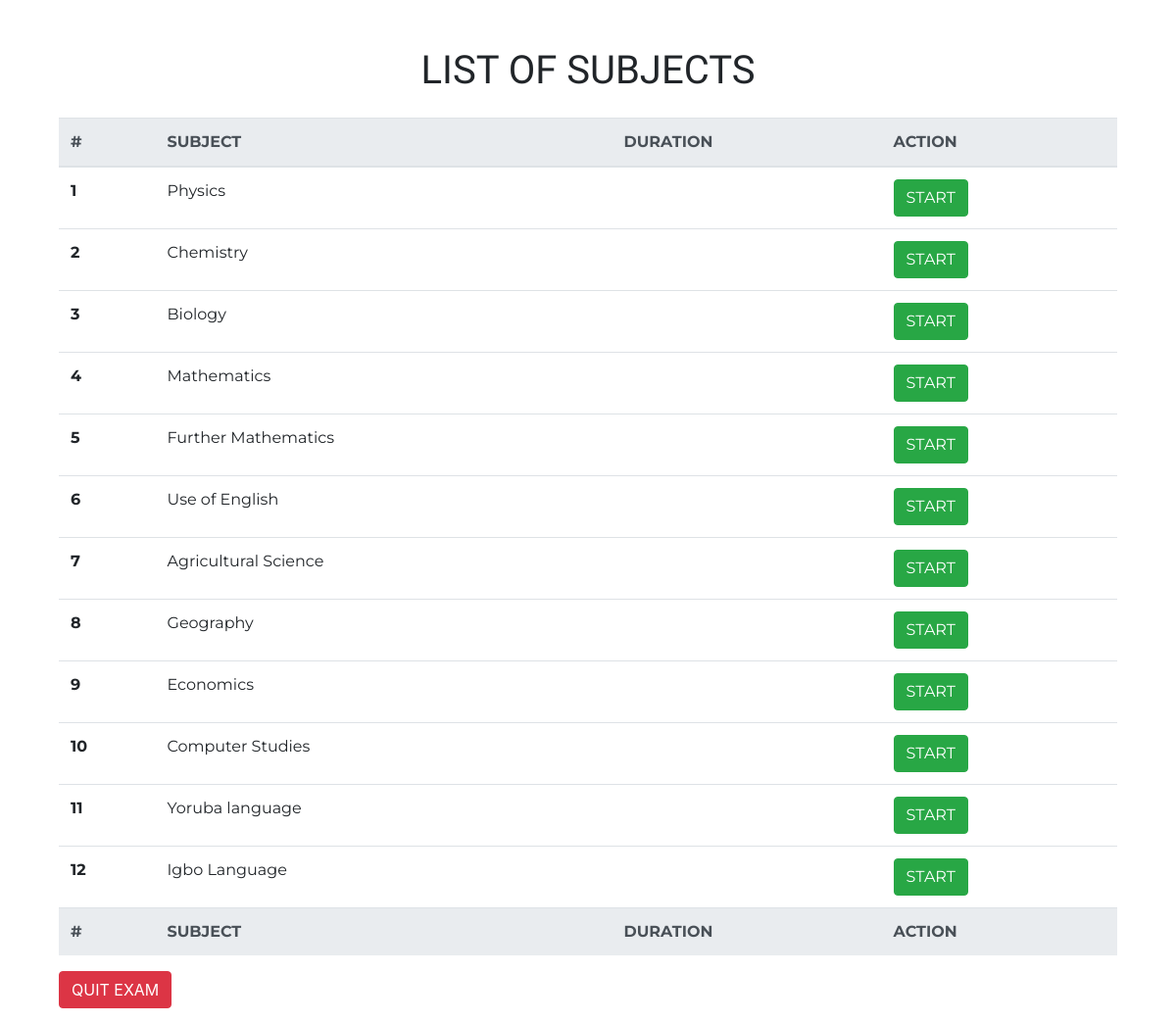
The page /subjects.php?userid=1&cid=1 (signed in) on the database its author committed.
### tables this page shows
CREATE TABLE `register` (
  `id` int(11) NOT NULL,
  `surname` varchar(300) NOT NULL,
  `otherNames` varchar(300) NOT NULL,
  `gender` varchar(300) NOT NULL,
  `phoneNumber` varchar(300) NOT NULL,
  `DateOfBirth` varchar(300) NOT NULL,
  `department` varchar(300) NOT NULL,
  `level` varchar(300) NOT NULL,
  `passport` varchar(300) NOT NULL,
  `subject1` varchar(300) NOT NULL,
  `subject2` varchar(300) NOT NULL,
  `subject3` varchar(300) NOT NULL,
  `subject4` varchar(300) NOT NULL,
  `subject5` varchar(300) NOT NULL,
  `subject6` varchar(300) NOT NULL,
  `subject7` varchar(300) NOT NULL,
  `subject8` varchar(300) NOT NULL,
  `subject9` varchar(300) NOT NULL,
  `examNumber` varchar(300) NOT NULL,
  `regDate` timestamp NOT NULL DEFAULT CURRENT_TIMESTAMP ON UPDATE CURRENT_TIMESTAMP
);

CREATE TABLE `subject` (
  `sub_id` int(255) NOT NULL,
  `class_id` int(255) NOT NULL,
  `sub_name` varchar(255) NOT NULL,
  `sub_duration` int(200) NOT NULL,
  `sub_regdate` timestamp NOT NULL DEFAULT CURRENT_TIMESTAMP ON UPDATE CURRENT_TIMESTAMP,
  `status` varchar(255) NOT NULL
);

### subjects.php (the view, shortened to what this page needs)
<?php include ('includes/header.php'); ?>
<?php include ('includes/config.php'); ?>
<body class="index_body">
	<div class="container ">
		<div class="row">
			<div class="col-lg-12 col-sm-12 take-in">
			<div class="custom mt-5 show">
					<h1 class="text-center mb-4" id="list-subject">LIST OF SUBJECTS</h1>
					<table class="table rounded-circle">
  <thead class="thead-light rounded">
    <tr>
      <th scope="col">#</th>
      <th scope="col">SUBJECT</th>
      <th scope="col">DURATION</th>
      <th scope="col">ACTION</th>
    </tr>
  </thead>
  <tbody>
      <?php
      $userid = $_SESSION['id'];
      $selectid_Class = mysqli_query($con,"SELECT * FROM register JOIN subject ON register.department = subject.class_id WHERE id=$userid && status='Disabled'");
      $count = 0;
      while ($fetchIdANDClass = mysqli_fetch_array($selectid_Class)):
        $subjectName = $fetchIdANDClass['sub_name'];
        $class_id = $fetchIdANDClass['class_id'];
        $sub_id = $fetchIdANDClass['sub_id'];
      ?>
    <tr>
      <th scope="row"><?php echo $count += 1; ?></th>
      <td><?php echo $subjectName; ?></td>
      <td><?php  ?></td>
      <td>
      <a href="take_exam.php?userid=<?php echo $userid; ?>&amp;cID=<?php echo $class_id; ?>&amp;sID=<?php echo $sub_id;?>"  class="btn btn-success" id="disabled" >START</a>
      </td>
    </tr>
      <?php endwhile; ?>
  </tbody>
  <tfoot class="thead-light">
  <tr>
      <th scope="col">#</th>
      <th scope="col">SUBJECT</th>
      <th scope="col">DURATION</th>
      <th scope="col">ACTION</th>
    </tr>
  </tfoot>
</table>
<button class="btn btn-danger" onclick="quitExam();">QUIT EXAM</button>
			</div>
		</div>
	</div>
<?php include ('includes/footer.php'); ?>

### css/style.css (style rules this page uses)
* { box-sizing: border-box; }
body.index_body { font: 15px; background-color: #fff; }
h1 { font-family: 'Abel', sans-serif !important; }
.custom { margin: 15px; }

### includes/header.php (style rules this page uses)
th,td { font-family: 'Montserrat',sans-serif; }

### rows shown on the page
register: count "1", subject.sub_name "Physics", count "2", subject.sub_name "Chemistry", count "3", subject.sub_name "Biology", count "4", subject.sub_name "Mathematics", count "5", subject.sub_name "Further Mathematics", count "6", subject.sub_name "Use of English", count "7", subject.sub_name "Agricultural Science", count "8", subject.sub_name "Geography", count "9", subject.sub_name "Economics", count "10", subject.sub_name "Computer Studies", count "11", subject.sub_name "Yoruba language", count "12", subject.sub_name "Igbo Language"
